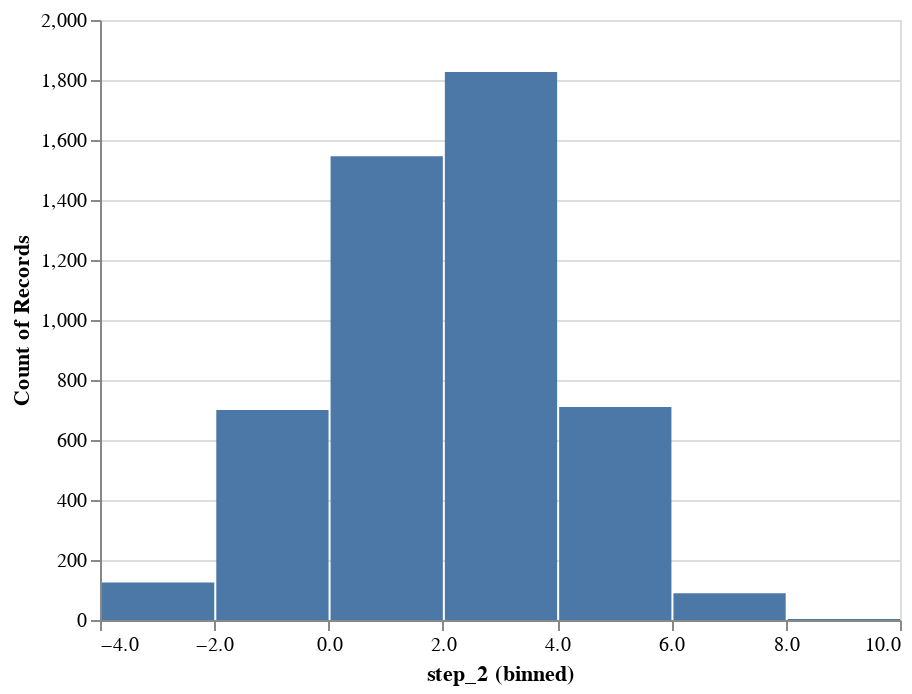

The notebook cell this image was saved under:
### Code cell
df_elements = pd.DataFrame(pd.read_csv('widgets.csv'), columns=['step_1', 'step_2', 'step_3'])[:5000]
df_elements = df_elements.reset_index(level=0)
alt.Chart(df_elements).mark_bar(orient='horizontal').encode(
    alt.X('step_2', bin=True), y='count()'
)

### Figure 1 — Vega-Lite specification as saved in the notebook (floating-point values rounded to 4 significant figures; data arrays with more than 128 entries replaced by an {"elided": "..."} marker saying what was removed)
{"config": {"view": {"continuousWidth": 400, "continuousHeight": 300}}, "data": {"name": "data-aec4206e2fd1f37140827abfb0eecadf"}, "mark": {"type": "bar", "orient": "horizontal"}, "encoding": {"x": {"bin": true, "field": "step_2", "type": "quantitative"}, "y": {"aggregate": "count", "type": "quantitative"}}, "$schema": "https://vega.github.io/schema/vega-lite/v4.17.0.json", "datasets": {"data-aec4206e2fd1f37140827abfb0eecadf": {"elided": "5000 records"}}}
